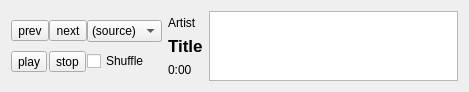
<ui version="4.0" >
 <class>QUMediaPlayer</class>
 <widget class="QWidget" name="QUMediaPlayer" >
  <property name="geometry" >
   <rect>
    <x>0</x>
    <y>0</y>
    <width>469</width>
    <height>79</height>
   </rect>
  </property>
  <property name="windowTitle" >
   <string>Form</string>
  </property>
  <layout class="QHBoxLayout" name="horizontalLayout" >
   <item>
    <layout class="QGridLayout" name="gridLayout" >
     <property name="spacing" >
      <number>0</number>
     </property>
     <item row="0" column="0" >
      <widget class="QToolButton" name="prevBtn" >
       <property name="text" >
        <string>prev</string>
       </property>
      </widget>
     </item>
     <item row="0" column="1" >
      <widget class="QToolButton" name="nextBtn" >
       <property name="text" >
        <string>next</string>
       </property>
      </widget>
     </item>
     <item row="0" column="2" >
      <widget class="QComboBox" name="sourceCombo" >
       <item>
        <property name="text" >
         <string>(source)</string>
        </property>
       </item>
      </widget>
     </item>
     <item row="1" column="0" >
      <widget class="QToolButton" name="playBtn" >
       <property name="text" >
        <string>play</string>
       </property>
      </widget>
     </item>
     <item row="1" column="1" >
      <widget class="QToolButton" name="stopBtn" >
       <property name="text" >
        <string>stop</string>
       </property>
      </widget>
     </item>
     <item row="1" column="2" >
      <widget class="QCheckBox" name="shuffleChk" >
       <property name="text" >
        <string>Shuffle</string>
       </property>
      </widget>
     </item>
    </layout>
   </item>
   <item>
    <layout class="QVBoxLayout" name="verticalLayout" >
     <property name="spacing" >
      <number>0</number>
     </property>
     <item>
      <widget class="QLabel" name="artistLbl" >
       <property name="text" >
        <string>Artist</string>
       </property>
      </widget>
     </item>
     <item>
      <widget class="QLabel" name="titleLbl" >
       <property name="font" >
        <font>
         <pointsize>13</pointsize>
         <weight>75</weight>
         <bold>true</bold>
        </font>
       </property>
       <property name="text" >
        <string>Title</string>
       </property>
      </widget>
     </item>
     <item>
      <widget class="QLabel" name="timeLbl" >
       <property name="text" >
        <string>0:00</string>
       </property>
      </widget>
     </item>
    </layout>
   </item>
   <item>
    <widget class="QUAutoCue" name="autocue" />
   </item>
  </layout>
 </widget>
 <customwidgets>
  <customwidget>
   <class>QUAutoCue</class>
   <extends>QTextBrowser</extends>
   <header>QUAutoCue.h</header>
  </customwidget>
 </customwidgets>
 <resources/>
 <connections/>
</ui>
